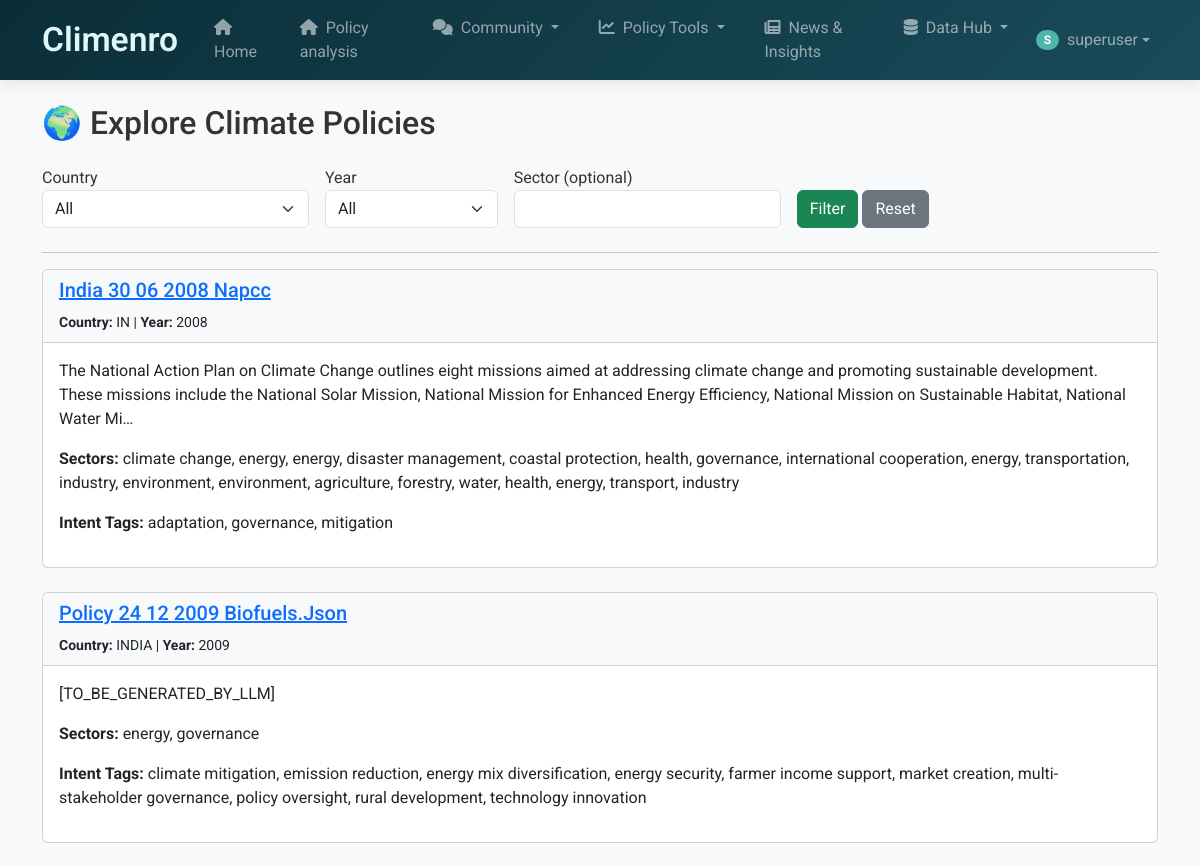
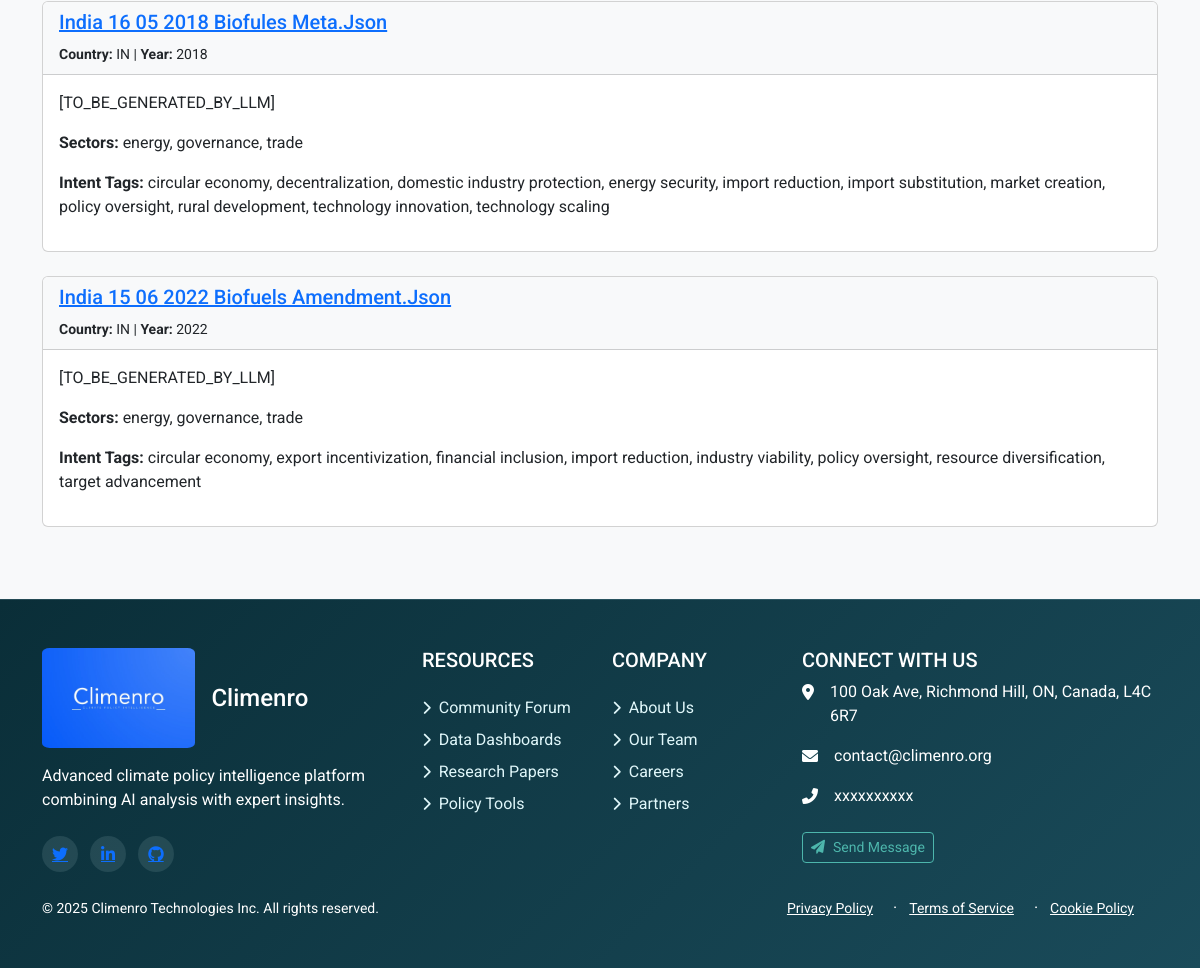
/analysis/explore/ (signed in), run on the app's committed database (2 pictures, top to bottom).
### policy_analysis/models.py (models this page shows, shortened)
class Policy(models.Model):
    policy_id = models.CharField(max_length=100, unique=True)
    title = models.CharField(max_length=255)
    summary = models.TextField(blank=True, null=True)
    year = models.IntegerField()
    date_of_issuance = models.DateField()
    country = models.CharField(max_length=100)
    document_type = models.CharField(max_length=100)
    is_fundamental = models.BooleanField(default=False)
    has_children = models.BooleanField(default=False)
    num_sections = models.IntegerField(default=0)
    sectors = models.JSONField(blank=True, null=True)
    sub_sectors = models.JSONField(blank=True, null=True)
    intent_tags = models.JSONField(blank=True, null=True)
    policy_tools = models.JSONField(blank=True, null=True)
    responsible_ministries = models.JSONField(blank=True, null=True)
    linked_documents = models.JSONField(blank=True, null=True)

### policy_analysis/views.py (the view)
# urls.py: path('explore/', views.explore_metadata, name='explore_metadata'),
def explore_metadata(request):
    country = request.GET.get('country', '').strip()
    year = request.GET.get('year', '').strip()
    sector = request.GET.get('sector', '').strip()
    policies = list(Policy.objects.all())
    if country:
        policies = [p for p in policies if p.country.lower() == country.lower()]
    if year:
        try:
            y = int(year)
            policies = [p for p in policies if p.year == y]
        except ValueError:
            pass
    if sector:
        sector_lower = sector.lower()
        policies = [p for p in policies if p.sectors and any(sector_lower in s.lower() for s in p.sectors)]
    countries = Policy.objects.values_list('country', flat=True).distinct()
    years = Policy.objects.values_list('year', flat=True).distinct()
    context = {
        'policies': policies,
        'countries': countries,
        'years': years,
    }
    return render(request, 'policy_analysis/explore.html', context)

### policy_analysis/templates/policy_analysis/explore.html (shortened to what this page needs)
{% extends "forum/base.html" %}
{% block content %}
<h2 class="mb-4">🌍 Explore Climate Policies</h2>
<form method="get" class="row g-3 mb-4">
    <div class="col-md-3">
        <label>Country</label>
        <select name="country" class="form-select">
            <option value="">All</option>
        </select>
    </div>
    <div class="col-md-2">
        <label>Year</label>
        <select name="year" class="form-select">
            <option value="">All</option>
        </select>
    </div>
    <div class="col-md-3">
        <label>Sector (optional)</label>
        <input type="text" name="sector" class="form-control" value="{{ request.GET.sector }}">
    </div>
    <div class="col-md-4 align-self-end">
        <button type="submit" class="btn btn-success">Filter</button>
        <a href="{% url 'explore_metadata' %}" class="btn btn-secondary">Reset</a>
    </div>
</form>
<hr>
{% if policies %}
    {% for p in policies %}
        <div class="card mb-4">
            <div class="card-header bg-light">
                <h5>
                    <a href="{% url 'policy_detail' policy_id=p.policy_id %}">
                        {{ p.title }}
                    </a>
                </h5>
                <small><strong>Country:</strong> {{ p.country }} | <strong>Year:</strong> {{ p.year }}</small>
            </div>
            <div class="card-body">
                <p>{{ p.summary|truncatechars:300 }}</p>
                {% if p.sectors %}<p><strong>Sectors:</strong> {{ p.sectors|join:", " }}</p>{% endif %}
                {% if p.intent_tags %}<p><strong>Intent Tags:</strong> {{ p.intent_tags|join:", " }}</p>{% endif %}
            </div>
        </div>
    {% endfor %}
{% else %}
    <p>No policies found with selected filters.</p>
{% endif %}
{% endblock %}

### forum/templates/forum/navbar.html (shortened to what this page needs)
<nav class="navbar navbar-expand-lg navbar-dark" style="background: linear-gradient(135deg, #0a2e38 0%, #1a4b5a 100%); box-shadow: 0 2px 15px rgba(0,0,0,0.1);">
  <div class="container">
    <a class="navbar-brand d-flex align-items-center" href="{% url 'home' %}" style="font-weight: 600;">
      <span class="d-none d-md-inline" style="color: #e0f7fa; font-size: 2.1rem;">Climenro</span>
    </a>
    <div class="collapse navbar-collapse" id="navbarNav">
      <ul class="navbar-nav mx-auto">
        <li class="nav-item mx-1">
          <a class="nav-link px-3 py-2 rounded" href="{% url 'home' %}" style="transition: all 0.3s ease;">
            <i class="fas fa-home me-1"></i> Home
          </a>
        </li>
        <li class="nav-item mx-1">
          <a class="nav-link px-3 py-2 rounded" href="{% url 'policy_home' %}" style="transition: all 0.3s ease;">
            <i class="fas fa-home me-1"></i> Policy analysis
          </a>
        </li>
        <li class="nav-item dropdown mx-1">
          <a class="nav-link dropdown-toggle px-3 py-2 rounded" href="#" id="forumDropdown" role="button" data-bs-toggle="dropdown" style="transition: all 0.3s ease;">
            <i class="fas fa-comments me-1"></i> Community
          </a>
        </li>
        <li class="nav-item dropdown mx-1">
          <a class="nav-link dropdown-toggle px-3 py-2 rounded" href="#" id="policyDropdown" role="button" data-bs-toggle="dropdown" style="transition: all 0.3s ease;">
            <i class="fas fa-chart-line me-1"></i> Policy Tools
          </a>
        </li>
        <li class="nav-item mx-1">
          <a class="nav-link px-3 py-2 rounded" href="{% url 'news_feed' %}" style="transition: all 0.3s ease;">
            <i class="fas fa-newspaper me-1"></i> News & Insights
          </a>
        </li>
        <li class="nav-item dropdown mx-1">
          <a class="nav-link dropdown-toggle px-3 py-2 rounded" href="#" id="dashboardDropdown" role="button" data-bs-toggle="dropdown" style="transition: all 0.3s ease;">
            <i class="fas fa-database me-1"></i> Data Hub
          </a>
        </li>
      </ul>
      <ul class="navbar-nav">
        {% if user.is_authenticated %}
          <li class="nav-item dropdown">
            <a class="nav-link dropdown-toggle d-flex align-items-center" href="#" id="userDropdown" role="button" data-bs-toggle="dropdown">
              <span class="badge rounded-pill bg-teal me-2" style="background-color: #4db6ac;">{{ user.username|slice:":1"|upper }}</span>
              <span>{{ user.username }}</span>
            </a>
          </li>
        {% endif %}
      </ul>
    </div>
  </div>
</nav>
<link rel="stylesheet" href="https://cdnjs.cloudflare.com/ajax/libs/font-awesome/6.0.0/css/all.min.css">

### forum/templates/forum/base.html (style rules this page uses)
:root { --climenro-dark: #0a2e38; --climenro-medium: #1a4b5a; --climenro-accent: #4db6ac; --climenro-light: #e0f7fa; }
body { font-family: 'Roboto', sans-serif; background-color: #f8f9fa; color: #333; display: flex; flex-direction: column; min-height: 100vh; }
.container { flex: 1; }

### forum/templates/forum/navbar.html (style rules this page uses)
.navbar { padding-top: 0.5rem; padding-bottom: 0.5rem; }

### data on the page
Policy: title "India 30 06 2008 Napcc", country "IN", year "2008", summary "The National Action Plan on Climate Change outlines eight missions aimed at addressing climate change and promoting sustainable development. These missions include the National Solar Mission, National Mission for Enhanced Energy Efficiency, National Mission on Sustainable Habitat, National Water Mi…", sectors "climate change, energy, energy, disaster management, coastal protection, health, governance, international cooperation, energy, transportation, industry, environment, environment, agriculture, forestry, water, health, energy, transport, industry", intent_tags "adaptation, governance, mitigation"
Policy: title "Policy 24 12 2009 Biofuels.Json", country "INDIA", year "2009", summary "[TO_BE_GENERATED_BY_LLM]", sectors "energy, governance", intent_tags "climate mitigation, emission reduction, energy mix diversification, energy security, farmer income support, market creation, multi-stakeholder governance, policy oversight, rural development, technology innovation"
Policy: title "India 16 05 2018 Biofules Meta.Json", country "IN", year "2018", summary "[TO_BE_GENERATED_BY_LLM]", sectors "energy, governance, trade", intent_tags "circular economy, decentralization, domestic industry protection, energy security, import reduction, import substitution, market creation, policy oversight, rural development, technology innovation, technology scaling"
Policy: title "India 15 06 2022 Biofuels Amendment.Json", country "IN", year "2022", summary "[TO_BE_GENERATED_BY_LLM]", sectors "energy, governance, trade", intent_tags "circular economy, export incentivization, financial inclusion, import reduction, industry viability, policy oversight, resource diversification, target advancement"

### other printed values
{{ user.username|slice:":1"|upper }} "S"
{{ user.username }} "superuser"
